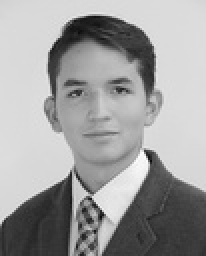
%> input picture Data/imagenPersonal.jpg, 103 x 128 px, shrunk from 378 x 472 before the run (shown 2 times larger)
$ octave punto10.m   (GNU Octave 9; MATLAB toolbox functions it lacks are replaced by stand-ins)
%> lines starting %> are read from the running program, lines starting %| are printed output that depends on the picture
% Taller 1 Punto 10
% Saque una foto suya y defina una sucesion de imagenes que sea
% convergente a su foto. Muestre los 10 primeros elementos de la sucesion y
% el elemento 1000-esimo. Como la sucesion de imagenes es convergente,
% obtenga la imagen tal que las imagenes siguientes de la sucesion tienen
% una distancia (en norma (1,2, ∞ y Frobenius)) menor a 0.01.
%%%%%%%%%%%%%%%%%%%%%%%%%%%%%%%%%%%%%%%%%%%%%%%%%%%%%%%%%%%%%%%%%%%%%%%%%%%

imagenOriginal = imread('imagenPersonal.jpg');
%> imagenOriginal is the input picture: size 128x103x3 uint8; min 8, max 255, mean 158.6
imagenOriginal = im2double(imagenOriginal);
%> imagenOriginal: size 128x103x3 double
Rcomponent = imagenOriginal(:,:,1);
Gcomponent = imagenOriginal(:,:,2);
Bcomponent = imagenOriginal(:,:,3);

inicial = 1;
final = 1000;
distance1 = zeros(final,1);
distance2 = zeros(final,1);
distanceinf = zeros(final,1);
distancefro = zeros(final,1);

parfor i=inicial:final
    [newR, newG, newB] = agregarRuido(Rcomponent,Gcomponent,Bcomponent,i);
    newImage = cat(3,newR,newG,newB);
    [norm1, norm2, norminf, normfro] = distanciasImg(imagenOriginal, newImage);
    distance1(i) = norm1;
    distance2(i) = norm2;
    distanceinf(i) = norminf;
    distancefro(i) = normfro;
    %imshow([imagenOriginal newImage]);
end
%> this loop made 1000 passes
%> (distance1 in distanciasImg, distance2 in distanciasImg, infinito in distanciasImg, frobenius in distanciasImg, norm1) on passes 1 to 3: (142.4, 84.67, 120, 109.8, 142.4), (136.4, 81.06, 113.1, 106.6, 136.4), (129, 76.32, 106.3, 101.8, 129)
%> pass 1, in agregarRuido, `newR = mat2gray(R + ruidor);`:
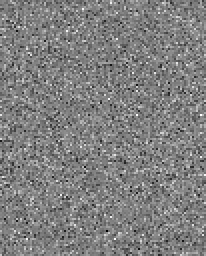
%> newR: size 128x103 double (shown 2 times larger); min 0, max 1, mean 0.502
%> pass 1, in agregarRuido, `newG = mat2gray(G + ruidog);`:
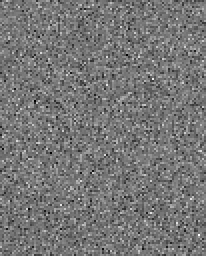
%> newG: size 128x103 double (shown 2 times larger); min 0, max 1, mean 0.466
%> pass 1, in agregarRuido, `newB = mat2gray(B + ruidob);`:
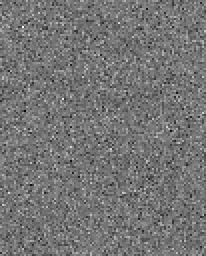
%> newB: size 128x103 double (shown 2 times larger); min 0, max 1, mean 0.459
%> pass 1, `newImage = cat(3,newR,newG,newB);`:
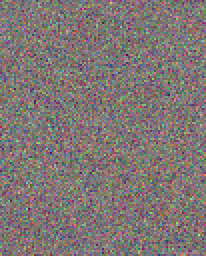
%> newImage: size 128x103x3 double (shown 2 times larger); mean R, G, B 0.502, 0.466, 0.459
plot(distance1, 'r');
hold on
plot(distance2, 'b');
hold on
plot(distanceinf, 'y');
hold on
plot(distancefro, 'g');
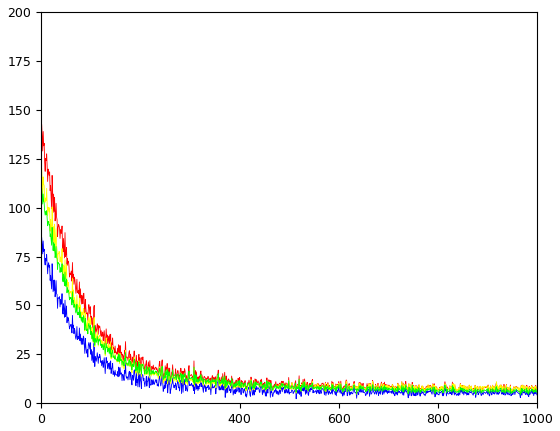
%> figure redrawn from the program's plot data; curve peaks at x = 1, y = 142.4; curve peaks at x = 1, y = 84.67; curve peaks at x = 1, y = 120; curve peaks at x = 1, y = 109.8

% Funcion para distorcionar la imagen
function [newR, newG, newB] = agregarRuido(R,G,B,n)
    [row, column] = size(R);
    ruidor = cos(randn(row,column)).*randn(row,column)*10/n;
    ruidog = cos(randn(row,column)).*randn(row,column)*10/n;
    ruidob = cos(randn(row,column)).*randn(row,column)*10/n;
    newR = mat2gray(R + ruidor);
    newG = mat2gray(G + ruidog);
    newB = mat2gray(B + ruidob);
end

% Calculo de distancias
function [distance1,distance2,infinito,frobenius] = distanciasImg(x,y)
    xyR = x(:,:,1) - y(:,:,1);
    xyG = x(:,:,2) - y(:,:,2);
    xyB = x(:,:,3) - y(:,:,3);
    distanceR = sum(norm(xyR,1));
    distanceG = sum(norm(xyG,1));
    distanceB = sum(norm(xyB,1));
    distance1 = distanceR + distanceG + distanceB;

    distanceR = sum(norm(xyR,2));
    distanceG = sum(norm(xyG,2));
    distanceB = sum(norm(xyB,2));
    distance2 = distanceR + distanceG + distanceB;

    distanceR = sum(norm(xyR,Inf));
    distanceG = sum(norm(xyG,Inf));
    distanceB = sum(norm(xyB,Inf));
    infinito = distanceR + distanceG + distanceB;

    distanceR = sum(norm(xyR,'fro'));
    distanceG = sum(norm(xyG,'fro'));
    distanceB = sum(norm(xyB,'fro'));
    frobenius = distanceR + distanceG + distanceB;
end
